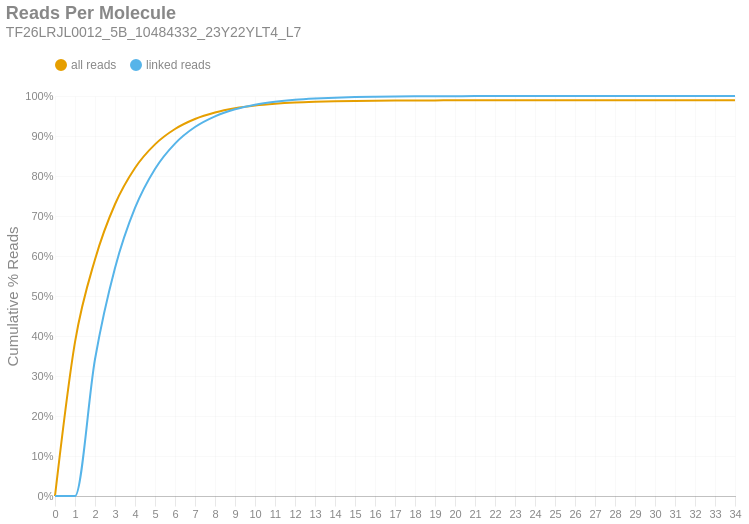

The notebook cell saved with this chart:
### Markdown cell above
### Reads per Molecule
This chart shows the cumulative distribution of the number of reads per linked molecule. That is, how many alignments are associated with a unique molecule. This excludes the number of reads associated with invalid or absent linked-read barcodes. The `linked` histogram is the percentages recalculated when disregarding singletons.

### Code cell
if SKIPLR:
    print_html(f"Skipped")
else:
    counts = np.bincount(valids['reads'].cast(pl.Int64).to_numpy())
    weighted = counts * np.arange(len(counts))
    all_perc = weighted / n_reads
    linked_perc = weighted / n_linked_reads
    linked_perc[1] = 0
    binned_df = pl.DataFrame({
        'readsper': list(range(len(counts))),
        'all reads (cumsum)': np.cumsum(all_perc).tolist(),
        'linked reads (cumsum)': np.cumsum(linked_perc).tolist(),
    })

    with SafeRender(binned_df):
        (
            density_plot(binned_df, 'Reads Per Molecule', samplename, 'readspmol')
            .encode(
                x=alt.X('readsper:O', title=None).axis(labelAngle=0).scale(padding=0),
                y=alt.Y('value:Q', title='Cumulative % Reads').axis(format='%').stack(False),
                color=alt.Color("key:N").scale(domain=["all reads", "linked reads"]),
                tooltip=[
                    alt.Tooltip("key:N", title="Data Type"),
                    alt.Tooltip("readsper:O", title="Reads Per Molecule"),
                    alt.Tooltip("value:Q", format=".2%", title="% Reads (Cum.)")
                ]            
            )
        ).display()

### Figure 1 — Vega-Lite specification as saved in the notebook (floating-point values rounded to 4 significant figures)
{"width": "container", "height": 400, "config": {"title": {"anchor": "start", "dy": -15, "fontSize": 18, "color": "#888888", "subtitleColor": "#888888", "subtitleFontSize": 14}, "arc": {"fill": "#0072B2"}, "axis": {"domainColor": "#888888", "domainWidth": 0.5, "gridWidth": 0.2, "grid": false, "titleFontWeight": 400, "titleFontSize": 15, "labelFontSize": 11, "labelColor": "#888888", "tickColor": "#888888", "tickWidth": 0.2, "titleColor": "#888888"}, "axisBand": {"grid": false}, "axisX": {"grid": true, "tickSize": 10, "domainCap": "round"}, "axisY": {"domain": false, "grid": true, "tickSize": 0, "domainCap": "round"}, "background": "transparent", "header": {"labelFontSize": 15, "labelColor": "#888888", "titleFontSize": 15, "titleFontWeight": 600, "titleColor": "#888888"}, "legend": {"labelFont": "sans-serif", "labelFontSize": 12, "labelColor": "#888888", "symbolSize": 100, "symbolType": "circle", "titleFontSize": 12, "titlePadding": 10, "titleColor": "#888888", "title": null, "orient": "top"}, "range": {"category": ["#E69F00", "#56B4E9", "#009E73", "#F0E442", "#0072B2", "#D55E00", "#CC79A7", "#000000"], "diverging": ["#cfe8f3", "#a2d4ec", "#73bfe2", "#46abdb", "#1696d2", "#12719e"]}, "area": {"fill": "#0072B2", "fillOpacity": 0.7, "line": true, "strokeOpacity": 0.7}, "line": {"color": "#0072B2", "stroke": "#0072B2", "strokeWidth": 2}, "trail": {"color": "#0072B2", "stroke": "#0072B2", "strokeWidth": 0, "size": 1}, "point": {"filled": true, "fillOpacity": 1.0, "size": 95}, "text": {"color": "#888888", "fontSize": 11, "align": "right", "fontWeight": 400, "size": 11}, "bar": {"fill": "#0072B2", "stroke": null}, "view": {"stroke": null, "continuousWidth": 660, "continuousHeight": 400}}, "data": {"name": "data-b6ba7036fb3656ac0b0198450b583042"}, "mark": {"type": "line", "interpolate": "monotone", "point": {"opacity": 0, "size": 275}}, "encoding": {"color": {"field": "key", "scale": {"domain": ["all reads", "linked reads"]}, "type": "nominal"}, "tooltip": [{"field": "key", "title": "Data Type", "type": "nominal"}, {"field": "readsper", "title": "Reads Per Molecule", "type": "ordinal"}, {"field": "value", "format": ".2%", "title": "% Reads (Cum.)", "type": "quantitative"}], "x": {"axis": {"labelAngle": 0}, "field": "readsper", "scale": {"padding": 0}, "title": null, "type": "ordinal"}, "y": {"axis": {"format": "%"}, "field": "value", "stack": false, "title": "Cumulative % Reads", "type": "quantitative"}}, "params": [{"name": "param_c36ac31b6afebe62", "select": {"type": "point", "fields": ["key"]}, "bind": "legend"}], "title": {"text": "Reads Per Molecule", "subtitle": "TF26LRJL0012_5B_10484332_23Y22YLT4_L7"}, "transform": [{"fold": ["all reads (cumsum)", "linked reads (cumsum)"]}, {"calculate": "replace(datum.key, ' (cumsum)', '')", "as": "key"}, {"filter": {"param": "param_c36ac31b6afebe62"}}], "usermeta": {"embedOptions": {"downloadFileName": "TF26LRJL0012_5B_10484332_23Y22YLT4_L7.readspmol"}}, "$schema": "https://vega.github.io/schema/vega-lite/v6.4.1.json", "datasets": {"data-b6ba7036fb3656ac0b0198450b583042": [{"readsper": 0, "all reads (cumsum)": 0.0, "linked reads (cumsum)": 0.0}, {"readsper": 1, "all reads (cumsum)": 0.3848, "linked reads (cumsum)": 0.0}, {"readsper": 2, "all reads (cumsum)": 0.5914, "linked reads (cumsum)": 0.3418}, {"readsper": 3, "all reads (cumsum)": 0.7294, "linked reads (cumsum)": 0.57}, {"readsper": 4, "all reads (cumsum)": 0.8201, "linked reads (cumsum)": 0.72}, {"readsper": 5, "all reads (cumsum)": 0.8791, "linked reads (cumsum)": 0.8176}, {"readsper": 6, "all reads (cumsum)": 0.9175, "linked reads (cumsum)": 0.8811}, {"readsper": 7, "all reads (cumsum)": 0.9425, "linked reads (cumsum)": 0.9224}, {"readsper": 8, "all reads (cumsum)": 0.9587, "linked reads (cumsum)": 0.9492}, {"readsper": 9, "all reads (cumsum)": 0.9693, "linked reads (cumsum)": 0.9668}, {"readsper": 10, "all reads (cumsum)": 0.9762, "linked reads (cumsum)": 0.9782}, {"readsper": 11, "all reads (cumsum)": 0.9807, "linked reads (cumsum)": 0.9856}, {"readsper": 12, "all reads (cumsum)": 0.9836, "linked reads (cumsum)": 0.9905}, {"readsper": 13, "all reads (cumsum)": 0.9855, "linked reads (cumsum)": 0.9936}, {"readsper": 14, "all reads (cumsum)": 0.9869, "linked reads (cumsum)": 0.9958}, {"readsper": 15, "all reads (cumsum)": 0.9877, "linked reads (cumsum)": 0.9972}, {"readsper": 16, "all reads (cumsum)": 0.9882, "linked reads (cumsum)": 0.998}, {"readsper": 17, "all reads (cumsum)": 0.9886, "linked reads (cumsum)": 0.9987}, {"readsper": 18, "all reads (cumsum)": 0.9889, "linked reads (cumsum)": 0.9991}, {"readsper": 19, "all reads (cumsum)": 0.989, "linked reads (cumsum)": 0.9994}, {"readsper": 20, "all reads (cumsum)": 0.9891, "linked reads (cumsum)": 0.9996}, {"readsper": 21, "all reads (cumsum)": 0.9892, "linked reads (cumsum)": 0.9997}, {"readsper": 22, "all reads (cumsum)": 0.9892, "linked reads (cumsum)": 0.9998}, {"readsper": 23, "all reads (cumsum)": 0.9893, "linked reads (cumsum)": 0.9999}, {"readsper": 24, "all reads (cumsum)": 0.9893, "linked reads (cumsum)": 0.9999}, {"readsper": 25, "all reads (cumsum)": 0.9894, "linked reads (cumsum)": 0.9999}, {"readsper": 26, "all reads (cumsum)": 0.9894, "linked reads (cumsum)": 1.0}, {"readsper": 27, "all reads (cumsum)": 0.9894, "linked reads (cumsum)": 1.0}, {"readsper": 28, "all reads (cumsum)": 0.9894, "linked reads (cumsum)": 1.0}, {"readsper": 29, "all reads (cumsum)": 0.9894, "linked reads (cumsum)": 1.0}, {"readsper": 30, "all reads (cumsum)": 0.9894, "linked reads (cumsum)": 1.0}, {"readsper": 31, "all reads (cumsum)": 0.9894, "linked reads (cumsum)": 1.0}, {"readsper": 32, "all reads (cumsum)": 0.9894, "linked reads (cumsum)": 1.0}, {"readsper": 33, "all reads (cumsum)": 0.9894, "linked reads (cumsum)": 1.0}, {"readsper": 34, "all reads (cumsum)": 0.9894, "linked reads (cumsum)": 1.0}]}}
